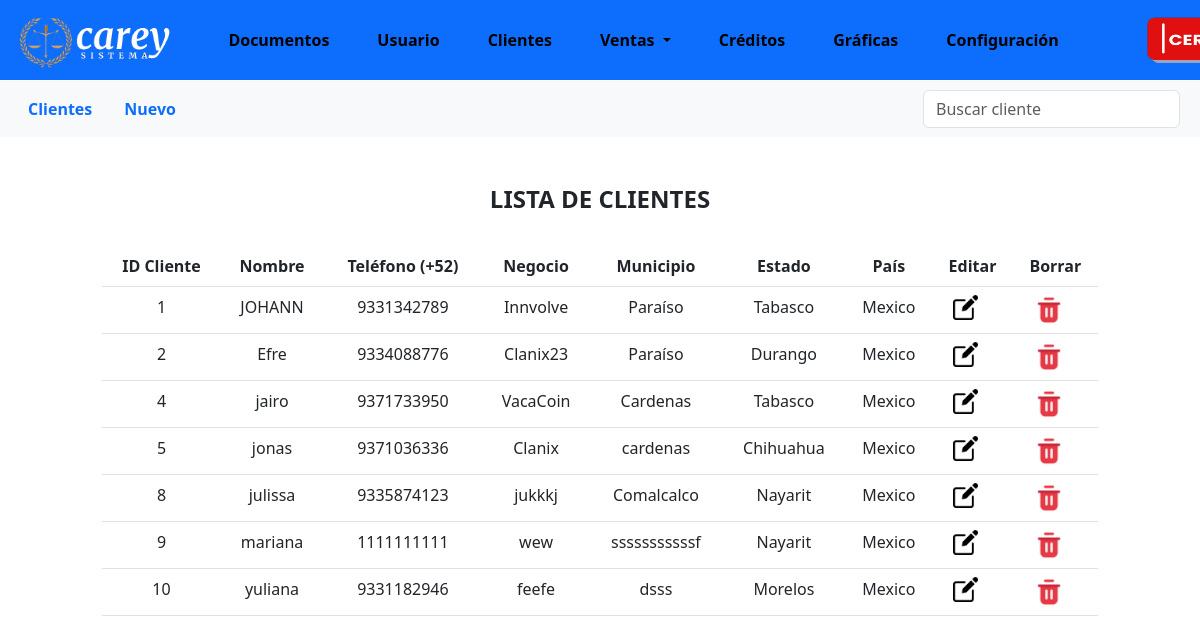
/index.php?module=clientes&Update=NoActualizado (signed in), run on the app's committed database.
### tables this page shows
CREATE TABLE `cliente` (
  `id_cliente` int(11) NOT NULL,
  `nombre_cliente` varchar(40) NOT NULL,
  `telefono_cliente` varchar(13) NOT NULL,
  `nombre_negocio` varchar(45) NOT NULL,
  `municipio` varchar(60) NOT NULL,
  `estado` varchar(60) NOT NULL,
  `pais` varchar(50) NOT NULL
);

### controller/php/CRUD.php (called while the page is built, shortened)
<?php
function Consulta($query) {
    $conexion = obtenerConexion();
    $resultado = mysqli_query($conexion, $query);
    $resultadosArray = array();
    while ($fila = mysqli_fetch_assoc($resultado)) {
        $resultadosArray[] = $fila;
    }
    return $resultadosArray;
}
?>

### modules/moduloClientes/clientes.php (shortened to what this page needs)
<br><br>
<div class="contenido-do row">
  <br><br>
  <div class="container col-10 text-center">
    <h4 class="text-center"><strong>LISTA DE CLIENTES</strong></h4>
    <br>
    <table class="table table-hover" id="tablaClientes">
      <thead>
        <tr>
          <th scope="col">ID Cliente</th>
          <th scope="col">Nombre</th>
          <th scope="col">Teléfono (+52)</th>
          <th scope="col">Negocio</th>
          <th scope="col">Municipio</th>
          <th scope="col">Estado</th>
          <th scope="col">País</th>
          <th scope="col">Editar</th>
          <th scope="col">Borrar</th>
        </tr>
      </thead>
      <tbody>
        <?php
          $SQL = "SELECT * FROM cliente";
          $resultado = Consulta($SQL);
          foreach ($resultado as $fila) {
        ?>
        <form action="#" method="POST">
          <tr>
            <td><?php echo $fila['id_cliente'];?></td>
            <td><?php echo $fila['nombre_cliente'];?></td>
            <td><?php echo $fila['telefono_cliente'];?></td>
            <td><?php echo $fila['nombre_negocio'];?></td>
            <td><?php echo $fila['municipio'];?></td>
            <td><?php echo $fila['estado'];?></td>
            <td><?php echo $fila['pais'];?></td>
            <td>
              <button type="button" class="btn" data-bs-toggle="modal"
                data-bs-target="#editModal<?php echo $fila['id_cliente'];?>" style="width: 25px; height: 25px; display: flex; align-items: center;">
                <img src="assets/image/edit.png" width="25" height="25">
              </button>
            </td>
            <td>
              <button type="button" class="btn" data-bs-toggle="modal"
                data-bs-target="#deleteModal<?php echo $fila['id_cliente'];?>" style="width: 30px; height: 30px; display: flex; align-items: center;">
                <img src="assets/image/trash.png" width="30" height="30">
              </button>
            </td>
          </tr>
        </form>
        <?php
        }
        ?>
      </tbody>
    </table>
  </div>
</div>

### css/EstilosBoton.css (style rules this page uses)
.container { width: 100%; }

### data on the page
cliente: id_cliente "1", nombre_cliente "JOHANN", telefono_cliente "9331342789", nombre_negocio "Innvolve", municipio "Paraíso", estado "Tabasco", pais "Mexico"
cliente: id_cliente "2", nombre_cliente "Efre", telefono_cliente "9334088776", nombre_negocio "Clanix23", municipio "Paraíso", estado "Durango", pais "Mexico"
cliente: id_cliente "4", nombre_cliente "jairo", telefono_cliente "9371733950", nombre_negocio "VacaCoin", municipio "Cardenas", estado "Tabasco", pais "Mexico"
cliente: id_cliente "5", nombre_cliente "jonas", telefono_cliente "9371036336", nombre_negocio "Clanix", municipio "cardenas", estado "Chihuahua", pais "Mexico"
cliente: id_cliente "8", nombre_cliente "julissa", telefono_cliente "9335874123", nombre_negocio "jukkkj", municipio "Comalcalco", estado "Nayarit", pais "Mexico"
cliente: id_cliente "9", nombre_cliente "mariana", telefono_cliente "1111111111", nombre_negocio "wew", municipio "sssssssssssf", estado "Nayarit", pais "Mexico"
cliente: id_cliente "10", nombre_cliente "yuliana", telefono_cliente "9331182946", nombre_negocio "feefe", municipio "dsss", estado "Morelos", pais "Mexico"
